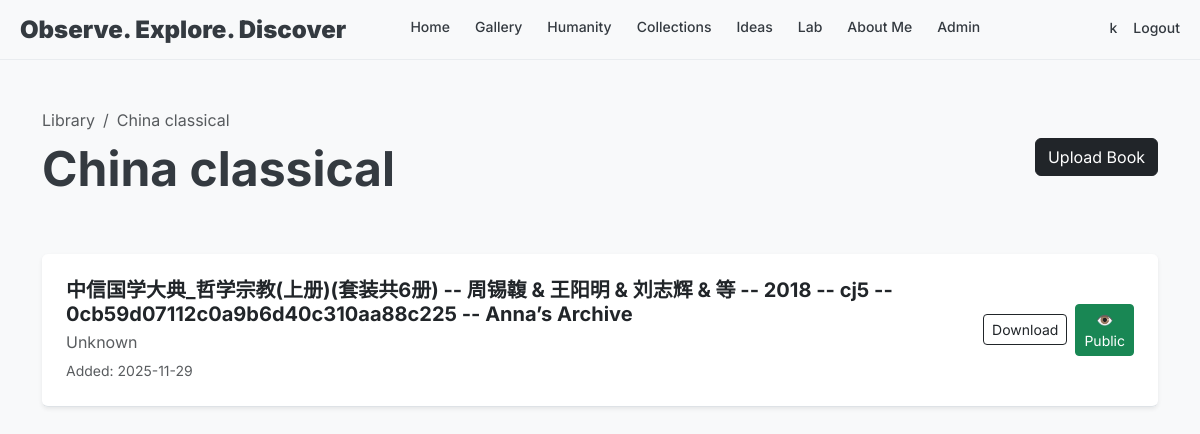
/library/China classical (signed in), run on an earlier commit of the app's database.
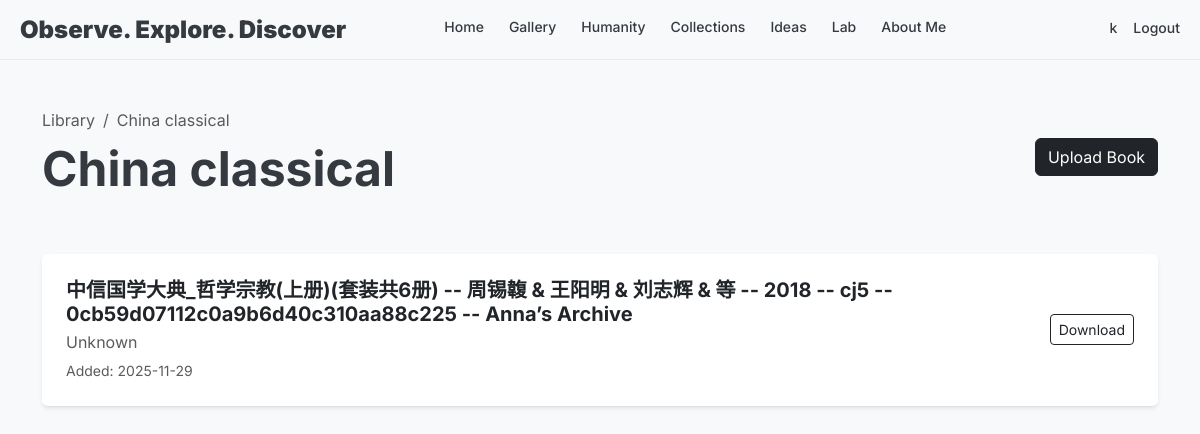
And on a later commit of the database.
### mySite/app.py (models this page shows, shortened)
class Book(db.Model):
    id = db.Column(db.Integer, primary_key=True)
    title = db.Column(db.String(200), nullable=False)
    author = db.Column(db.String(100))
    category = db.Column(db.String(100), nullable=False)
    filename = db.Column(db.String(255), nullable=False)
    file_path = db.Column(db.String(500), nullable=False) # Relative path in static folder
    description = db.Column(db.Text)
    is_public = db.Column(db.Boolean, default=True)  # Whether the book is visible to public/readers
    upload_date = db.Column(db.DateTime, default=datetime.utcnow)

### mySite/app.py (the view)
@app.route("/library/<category>")
def library_category(category):
    query = Book.query.filter_by(category=category)
    if not current_user.is_authenticated or (current_user.role == 'reader'):
        query = query.filter_by(is_public=True)
    books = query.order_by(Book.upload_date.desc()).all()
    return render_template("library/category.html", category=category, books=books)

### mySite/app.py (called while the page is built)
@login_manager.user_loader
def load_user(user_id):
    return User.query.get(int(user_id))

    def is_admin(self):
        return self.role == "admin"

    def is_member(self):
        return self.role in ["admin", "member"]

### mySite/templates/library/category.html (shortened to what this page needs)
{% extends "base.html" %}
{% block content %}
<div class="container py-5">
    <div class="d-flex justify-content-between align-items-center mb-5">
        <div>
            <nav aria-label="breadcrumb">
                <ol class="breadcrumb mb-2">
                    <li class="breadcrumb-item"><a href="{{ url_for('library_index') }}"
                            class="text-decoration-none text-muted">Library</a></li>
                    <li class="breadcrumb-item active" aria-current="page">{{ category }}</li>
                </ol>
            </nav>
            <h1 class="display-5 fw-bold" style="font-family: 'Inter', sans-serif;">{{ category }}</h1>
        </div>
        {% if current_user.is_authenticated and current_user.is_member() %}
        <button class="btn btn-dark" type="button" data-bs-toggle="collapse" data-bs-target="#uploadForm"
            aria-expanded="false" aria-controls="uploadForm">
            Upload Book
        </button>
        {% endif %}
    </div>
    <div class="list-group shadow-sm">
        {% for book in books %}
        <div class="list-group-item list-group-item-action p-4 border-0 border-bottom">
            <div class="d-flex w-100 justify-content-between align-items-center">
                <div>
                    <h5 class="mb-1 fw-bold">{{ book.title }}</h5>
                    <p class="mb-1 text-muted">{{ book.author }}</p>
                    <small class="text-muted">Added: {{ book.upload_date.strftime('%Y-%m-%d') }}</small>
                </div>
                <div class="d-flex gap-2 align-items-center">
                    {% if current_user.is_authenticated and current_user.is_member() %}
                    <a href="{{ url_for('download_book', book_id=book.id) }}" class="btn btn-outline-dark btn-sm">
                        Download
                    </a>
                    {% endif %}
                    {% if current_user.is_authenticated and current_user.is_admin() %}
                    <form action="{{ url_for('toggle_book_public', book_id=book.id) }}" method="post" class="d-inline">
                        <button type="submit"
                            class="btn btn-sm {{ 'btn-success' if book.is_public else 'btn-warning' }}"
                            title="{{ 'Click to hide from public' if book.is_public else 'Click to make public' }}">
                            {{ '👁️ Public' if book.is_public else '🔒 Hidden' }}
                        </button>
                    </form>
                    {% endif %}
                </div>
            </div>
        </div>
        {% else %}
        <div class="list-group-item p-5 text-center text-muted">
            No books in this category yet.
        </div>
        {% endfor %}
    </div>
</div>
{% endblock %}

### mySite/templates/base.html (shortened to what this page needs)
<!DOCTYPE html>
<html lang="en">
<head>
    <link href="https://cdn.jsdelivr.net/npm/bootstrap@5.3.3/dist/css/bootstrap.min.css" rel="stylesheet">
    <link href="{{ url_for('static', filename='css/style.css') }}" rel="stylesheet">
</head>
<body>
    <header class="site-header">
        <div class="header-container">
            <div class="logo">Observe. Explore. Discover</div>
            <div class="main-nav">
                <a href="{{ url_for('index') }}"
                    class="{% if request.endpoint == 'index' %}nav-active{% endif %}">Home</a>
                <a href="{{ url_for('gallery') }}"
                    class="{% if request.endpoint == 'gallery' %}nav-active{% endif %}">Gallery</a>
                <a href="{{ url_for('blog_index') }}"
                    class="{% if request.endpoint and ('blog' in request.endpoint or request.endpoint in ['post', 'create', 'edit']) %}nav-active{% endif %}">Humanity</a>
                <a href="{{ url_for('collections') }}"
                    class="{% if request.endpoint == 'collections' %}nav-active{% endif %}">Collections</a>
                <a href="{{ url_for('ideas') }}"
                    class="{% if request.endpoint == 'ideas' %}nav-active{% endif %}">Ideas</a>
                <a href="{{ url_for('lab') }}">Lab</a>
                <a href="{{ url_for('about') }}" class="{% if request.endpoint == 'about' %}nav-active{% endif %}">About
                    Me</a>
                {% if current_user.is_authenticated and current_user.is_admin() %}
                <a href="{{ url_for('admin_users') }}"
                    class="{% if 'admin' in request.endpoint %}nav-active{% endif %}">Admin</a>
                {% endif %}
            </div>
            <div class="nav-icons ms-4">
                {% if current_user.is_authenticated %}
                <a href="{{ url_for('profile') }}" class="ms-3"
                    style="color: #343a40; text-decoration: none; font-weight: 500; font-size: 14px; padding-bottom: 5px;">
                    {{ current_user.username }}
                </a>
                <a href="{{ url_for('logout') }}" class="ms-3"
                    style="color: #343a40; text-decoration: none; font-weight: 500; font-size: 14px; padding-bottom: 5px;">Logout</a>
                {% endif %}
            </div>
        </div>
    </header>
    {% block content %}{% endblock %}
</body>
</html>

What changed in the data, as far as the page shows it:
changed User: role "admin" → "member" (drawn)
shown differently, row unchanged: Book "Unknown": is_public "👁️ Public" → (not shown)
Also different on the page:
text no longer shown: "Admin"
